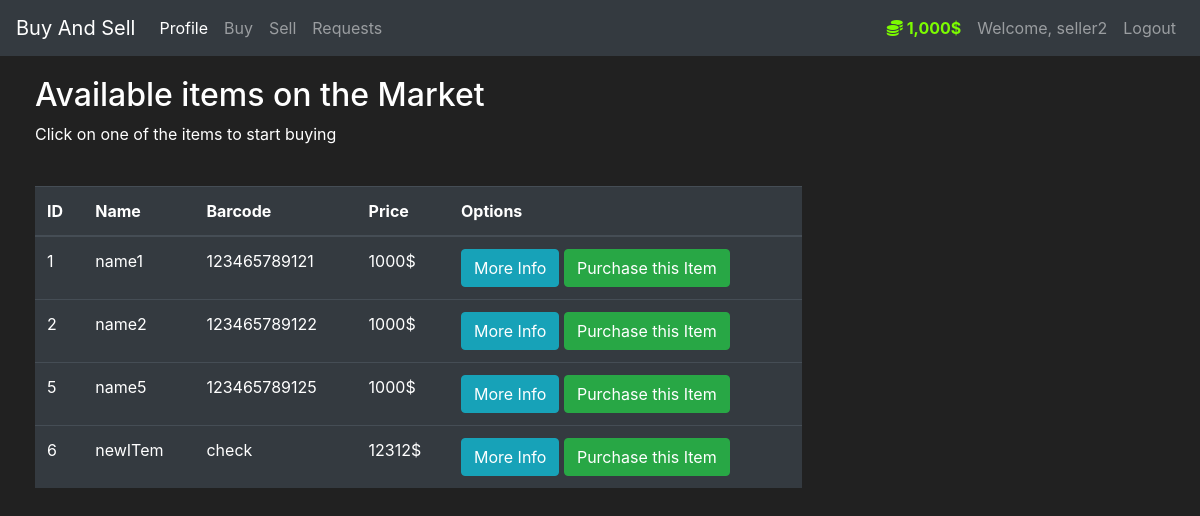
The page /buy (signed in) on the database its author committed.
### market/models.py (models this page shows, shortened)
class User(db.Model, UserMixin):
    id = db.Column(db.Integer(), primary_key=True)
    username = db.Column(db.String(length=30), nullable=False, unique=True)
    email_address = db.Column(db.String(length=50), nullable=False, unique=True)
    password_hash = db.Column(db.String(length=60), nullable=False)
    budget = db.Column(db.Integer(), nullable=False, default=1000)
    items = db.relationship('Item', backref='owned_user', lazy=True)
    @property
    def prettier_budget(self):
        if len(str(self.budget)) >= 4:
            return f'{str(self.budget)[:-3]},{str(self.budget)[-3:]}$'
        else:
            return f"{self.budget}$"
    @property
    def password(self):
        return self.password

class Item(db.Model):
    id = db.Column(db.Integer(), primary_key=True)
    name = db.Column(db.String(length=30), nullable=False, unique=True)
    price = db.Column(db.Integer(), nullable=False)
    barcode = db.Column(db.String(length=12), nullable=False, unique=True)
    description = db.Column(db.String(length=1024), nullable=False)
    owner = db.Column(db.Integer(), db.ForeignKey('user.id'))

### market/routes.py (the view, shortened to what this page needs)
@app.route('/buy', methods=['GET', 'POST'])
@login_required
def market_page():
    purchase_form = PurchaseItemForm()
    if request.method == "GET":
        items = Item.query.filter(Item.owner!=current_user.id)
        return render_template('market.html', items=items, purchase_form=purchase_form)

### market/models.py (called while the page is built)
@login_manager.user_loader
def load_user(user_id):
    return User.query.get(int(user_id))

### market/templates/market.html (shortened to what this page needs)
{% extends 'base.html' %}
{% block content %}
<div class="row" style="margin-top:20px; margin-left:20px">
   <div class="col-8">
       <h2>Available items on the Market</h2>
       <p>Click on one of the items to start buying</p>
       <br>
      <table class="table table-hover table-dark">
         <thead>
            <tr>
               <th scope="col">ID</th>
               <th scope="col">Name</th>
               <th scope="col">Barcode</th>
               <th scope="col">Price</th>
               <th scope="col">Options</th>
            </tr>
         </thead>
         <tbody>
            {% for item in items %}
            <tr>
               <td>{{ item.id }}</td>
               <td>{{ item.name }}</td>
               <td>{{ item.barcode }}</td>
               <td>{{ item.price }}$</td>
               <td>
                  <button class="btn btn-outline btn-info" data-toggle="modal" data-target="#Modal-MoreInfo-{{ item.id }}">More Info</button>
                  <button class="btn btn-outline btn-success" data-toggle="modal" data-target="#Modal-PurchaseConfirm-{{ item.id }}">Purchase this Item</button>
               </td>
            </tr>
            {% endfor %}
         </tbody>
      </table>
   </div>
{% endblock %}

### market/templates/base.html (shortened to what this page needs)
<!doctype html>
<html lang="en">
   <head>
      <link rel="stylesheet" href="https://cdn.jsdelivr.net/npm/bootstrap@4.5.3/dist/css/bootstrap.min.css">
   </head>
   <body>
    <nav class="navbar navbar-expand-md navbar-dark bg-dark">
      <a class="navbar-brand" href="#">Buy And Sell<span class="sr-only">(current)</span></a>
      <div class="collapse navbar-collapse" id="navbarNav">
        {% if current_user.is_authenticated %}
        <ul class="navbar-nav mr-auto">
            <li class="nav-item active">
                <a class="nav-link" href="{{ url_for('profile_page') }}">Profile</a>
            </li>
            <li class="nav-item">
                <a class="nav-link" href="{{ url_for('market_page') }}">Buy</a>
            </li>
            <li class="nav-item">
                <a class="nav-link" href="{{ url_for('sell_page') }}">Sell</a>
            </li>
            <li class="nav-item">
                <a class="nav-link" href="{{ url_for('requests_page') }}">Requests</a>
            </li>
        </ul>
            <ul class="navbar-nav">
                <li class="nav-item">
                    <a class="nav-link" style="color: lawngreen; font-weight: bold">
                        <i class="fas fa-coins"></i>
                        {{ current_user.prettier_budget }}
                    </a>
                </li>
                <li class="nav-item">
                    <a class="nav-link">Welcome, {{ current_user.username }}</a>
                </li>
                <li class="nav-item">
                    <a class="nav-link" href="{{ url_for('logout_page') }}">Logout</a>
                </li>
            </ul>
          {% endif %}
      </div>
    </nav>
      {% block content %}
      {% endblock %}
   </body>
</html>

### market/templates/base.html (style rules this page uses)
body { background-color: #212121; color: white }

### rows shown on the page
User: prettier_budget "1,000$", username "seller2"
Item: id "1", name "name1", barcode "123465789121", price "1000"
Item: id "2", name "name2", barcode "123465789122", price "1000"
Item: id "5", name "name5", barcode "123465789125", price "1000"
Item: id "6", name "newITem", barcode "check", price "12312"
